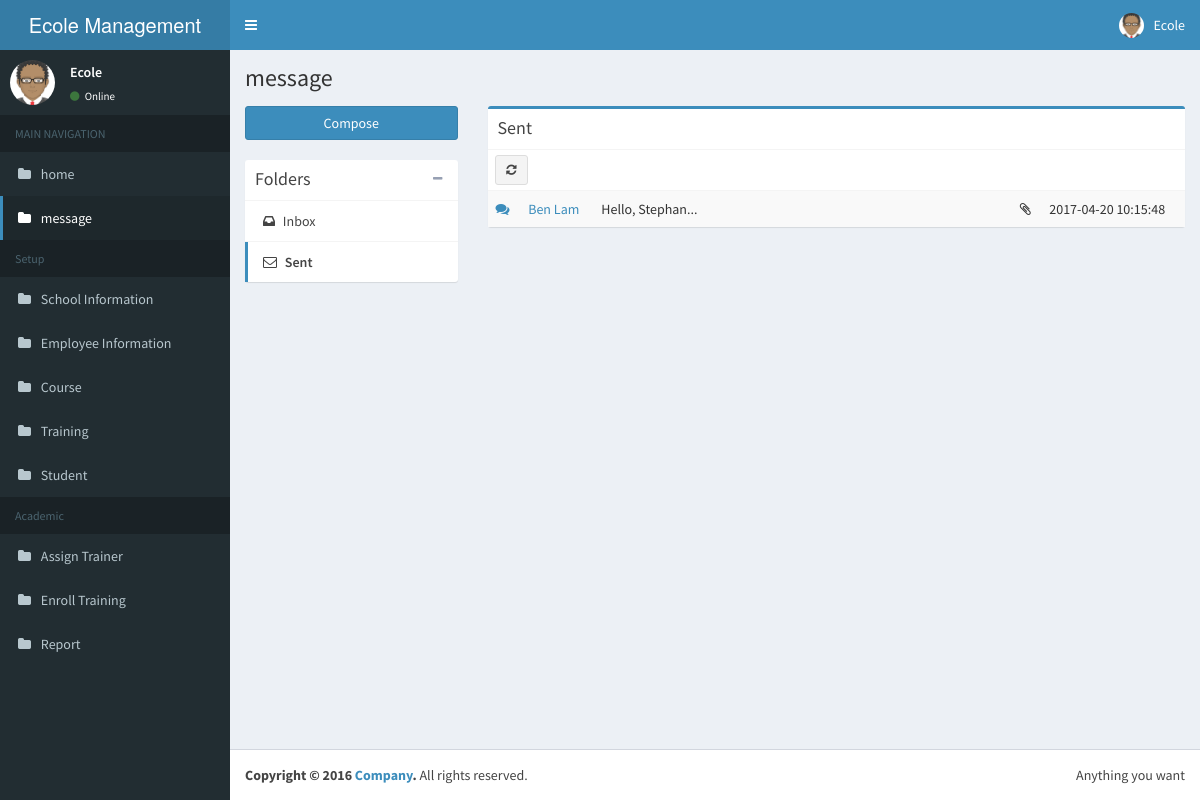
The app's page /stmanager/views/navigation/message_send.php (signed in) with its own data.
### tables this page shows
CREATE TABLE `employee` (
  `_id` bigint(20) NOT NULL AUTO_INCREMENT,
  `emp_surname` varchar(30) DEFAULT NULL,
  `emp_name` varchar(30) DEFAULT NULL,
  `emp_connum` varchar(30) DEFAULT NULL,
  `emp_gender` tinyint(1) DEFAULT NULL,
  `emp_birth` date DEFAULT NULL,
  `emp_img` varchar(30) DEFAULT NULL,
  `emp_status` int(11) DEFAULT NULL,
  PRIMARY KEY (`_id`)
);

CREATE TABLE `message` (
  `_id` bigint(20) NOT NULL AUTO_INCREMENT,
  `msg_from` bigint(20) DEFAULT NULL,
  `msg_to` bigint(20) DEFAULT NULL,
  `msg_title` varchar(30) DEFAULT NULL,
  `msg_note` text,
  `msg_from_type` int(11) DEFAULT NULL,
  `msg_to_type` int(11) DEFAULT NULL,
  `msg_date` datetime DEFAULT NULL,
  PRIMARY KEY (`_id`)
);

### stmanager/settings/settings.php (called while the page is built, shortened)
<?php
$cfg_homepageTitle = "Ecole Management System";
$cfg_database = "new";
$cfg_server = 'localhost';
$cfg_username = 'root';
$cfg_password = '';
?>

### model/db_abstractcrud.php (called while the page is built, shortened)
<?php
if(!class_exists("db_abstractcrud")) {
class db_abstractcrud
{
	var $conn;
	function db_abstractcrud()
	{
		include "../../settings/settings.php";
        $db_name = $cfg_database;
		$this->conn = mysqli_connect($cfg_server, $cfg_username, $cfg_password,$db_name) or die("Could not connect : " . mysqli_error());
		$this->conn->set_charset('utf8');
	}
	function getAllElement($tablename,$field='*',$orderby='_id',$where='')
	{
		$where_clause='';
		if ($where!='')
			$where_clause = "WHERE $where";
		$data = array();
		if($result = $this->conn->query("SELECT $field FROM $tablename $where_clause ORDER BY $orderby")) {
			while ($row = $result->fetch_array()) {
				$data[] = $row;
			}
		}
		return $data;
	}
	function idToFields($tablename,$id,$orderby='_id')
	{
		$result = $this->conn->query("SELECT * FROM $tablename WHERE _id=\"$id\" ORDER BY $orderby");
		$row = mysqli_fetch_assoc($result);
		if (mysqli_num_rows($result)>0) return $row;
		else return false;
	}
}
}
?>

### stmanager/controller/special/common.php (called while the page is built, shortened)
<?php
class common
{
    var $dbuser,$dbemployee,$dbstudent;
    function __construct(){
        require_once("../../model/db_employee.php");
        $this->dbemployee = new db_employee();
    }
    public function getByEmpId($id){
        return $this->dbemployee->getById($id);
    }
}

### stmanager/model/db_employee.php (called while the page is built, shortened)
<?php
class db_employee
{
    var $dbcrud;
    var $dbuser;
    var $table;
    var $userType;
    function db_employee()
    {
        include_once('db_abstractcrud.php');
        include_once('db_user.php');
        $this->dbcrud = new db_abstractcrud();
        $this->dbuser = new dbo_user();
        $this->table = 'employee';
        $this->userType = 0;
    }
    function getById($id){
        $now = $ps = array();
        if(!$now = $this->dbcrud->idToFields($this->table,$id))
            return false;
        if(!$ps = $this->dbuser->getByPs($now['_id'],$this->userType))
            return false;
        $now['user_name'] = $ps['user_name'];
        $now['user_email'] = $ps['user_email'];
        $now['user_password'] = $ps['user_password'];
        return $now;
    }
}

### stmanager/model/db_user.php (called while the page is built, shortened)
<?php
class dbo_user
{
    var $dbcrud;
    var $table;
    function dbo_user()
    {
        include_once('db_abstractcrud.php');
        $this->dbcrud = new db_abstractcrud();
        $this->table = 'user';
    }
    public function getByPs($ps_id,$type = false){
        $where = '';
        if($type) {
            $where = "ps_id = '$ps_id' and user_type = '$type'";
        }else{
            $where = "ps_id = '$ps_id'";
        }
        $list = $this->dbcrud->getAllElement($this->table,'*','_id',$where);
        if(count($list) >0)
            return $list[0];
        return false;
    }
    public function getById($id){
        return $this->dbcrud->idToFields($this->table,$id);
    }
}
?>

### stmanager/controller/navigation/message.php (called while the page is built, shortened)
<?php
class message
{
    var $dbmessage;
    var $myId;
    function __construct(){
        require_once "../../model/db_user.php";
        require_once "../../model/db_message.php";
        $this->dbmessage = new db_message();
        $this->myId = $_SESSION['userId'];
    }
    public function getSenderMessage(){
        return $this->dbmessage->getSenderMessage($this->myId);
    }
}

### stmanager/model/db_message.php (called while the page is built, shortened)
<?php
class db_message
{
    var $dbcrud;
    var $dbuser;
    var $table;
    var $dbstudent;
    var $dbemployee;
    var $dbattachment;
    function db_message()
    {
        require_once "db_abstractcrud.php";
        require_once "db_user.php";
        require_once "db_student.php";
        require_once "db_employee.php";
        require_once "db_attachment.php";
        $this->dbcrud = new db_abstractcrud();
        $this->dbuser = new dbo_user();
        $this->dbstudent = new db_student();
        $this->dbemployee = new db_employee();
        $this->dbattachment = new db_attachment();
        $this->table = 'message';
    }
    public function getSenderMessage($user_id){
        $where = "msg_from = '$user_id'";
        $list = $this->dbcrud->getAllElement($this->table,'*','msg_date',$where);
        for($i=0;$i<count($list);$i++){
            $now = $list[$i];
            $list[$i]['attachment'] = $this->dbattachment->getByMsg($now['_id']);
            if($now['msg_to_type'] == 1){
                $user = $this->dbuser->getById($now['msg_to']);
                $ps = $this->dbstudent->getById($user['ps_id']);
                $list[$i]['ps_name'] = $ps['stu_name'].' '.$ps['stu_surname'];
            }else{
                $user = $this->dbuser->getById($now['msg_to']);
                $ps = $this->dbemployee->getById($user['ps_id']);
                $list[$i]['ps_name'] = $ps['emp_name'].' '.$ps['emp_surname'];
            }
        }
        return $list;
    }
}

### stmanager/model/db_attachment.php (called while the page is built, shortened)
<?php
class db_attachment
{
    var $dbcrud;
    var $table;
    function db_attachment() {
        include_once('db_abstractcrud.php');
        $this->dbcrud = new db_abstractcrud();
        $this->table = 'attachment';
    }
    public function getByMsg($id){
        $list = $this->dbcrud->getAllElement($this->table,'*','_id',"msg_id = '$id'");
        if(count($list) != 0)
            return $list[0]['atch_url'];
        return '';
    }
}

### stmanager/views/navigation/message_send.php (the view, shortened to what this page needs)
<?php
include "../main/header.php";
require_once "../../controller/navigation/message.php";
$vc = new message();
$list = $vc->getSenderMessage();
?>
<section class="content">
    <div class="row">
        <div class="col-md-3">
            <a href="message_entry.php" class="btn btn-primary btn-block margin-bottom">Compose</a>
            <div class="box box-solid">
                <div class="box-header with-border">
                    <h3 class="box-title">Folders</h3>
                    <div class="box-tools">
                        <button type="button" class="btn btn-box-tool" data-widget="collapse"><i class="fa fa-minus"></i>
                        </button>
                    </div>
                </div>
                <div class="box-body no-padding">
                    <ul class="nav nav-pills nav-stacked">
                        <ul class="nav nav-pills nav-stacked">
                            <li><a href="message.php"><i class="fa fa-inbox"></i> Inbox
                                </a></li>
                            <li class="active"><a href="message_send.php"><i class="fa fa-envelope-o"></i> Sent </a></li>
                        </ul>
                    </ul>
                </div>
            </div>
        </div>
        <div class="col-md-9">
            <div class="box box-primary">
                <div class="box-header with-border">
                    <h3 class="box-title">Sent</h3>
                </div>
                <div class="box-body no-padding">
                    <div class="mailbox-controls">
                        <a href="message_send.php"><button type="button" class="btn btn-default btn-sm"><i class="fa fa-refresh"></i></button></a>
                    </div>
                    <div class="table-responsive mailbox-messages">
                        <table class="table table-hover table-striped">
                            <tbody>
                            <?php for($i=0;$i<count($list);$i++){ $now = $list[$i]; ?>
                            <tr>
                                <td class="mailbox-star"><a href="message_read.php?msg_id=<?php echo $now['_id']; ?>"><i class="fa  fa-comments"></i> </a></td>
                                <td class="mailbox-name"><a href="message_read.php?msg_id=<?php echo $now['_id']; ?>"><?php echo $now['ps_name']; ?></a></td>
                                <td class="mailbox-subject" width="60%"><?php echo substr($now['msg_title'],0,15).'...'; ?>
                                </td>
                                <td class="mailbox-attachment"><?php if($now['attachment'] != '') echo '<i class="fa fa-paperclip"></i>'; ?></td>
                                <td class="mailbox-subject"><?php echo  $now['msg_date']; ?>
                                </td>
                            </tr>
                            <?php } ?>
                            </tbody>
                        </table>
                    </div>
                </div>
            </div>
        </div>
    </div>
</section>
<?php
include "../main/footer.php";
?>

### stmanager/views/main/header.php (shortened to what this page needs)
<?php
include "../../settings/settings.php";
require_once "../../controller/special/common.php";
$vc = new common();
$emp_now = array();
$nowImg = $nowName = '';
$ps_id = $_SESSION['psId'];
if($_SESSION['userType'] == 0) {
    if (!$emp_now = $vc->getByEmpId($ps_id)) {
        echo 'Serve Not Found';
        exit();
    }
    $nowImg = $emp_now['emp_img'];
    $nowName = $emp_now['emp_name'];
}
?>
<!DOCTYPE html>
<html>
<head>
    <link rel="stylesheet" href="../../resource/bootstrap/css/bootstrap.min.css">
    <link rel="stylesheet" href="https://cdnjs.cloudflare.com/ajax/libs/font-awesome/4.5.0/css/font-awesome.min.css">
    <link rel="stylesheet" href="https://cdnjs.cloudflare.com/ajax/libs/ionicons/2.0.1/css/ionicons.min.css">
    <link rel="stylesheet" href="../../resource/dist/css/AdminLTE.min.css">
    <link rel="stylesheet" href="../../resource/dist/css/skins/skin-blue.min.css">
    <link rel="stylesheet" href="../../resource/plugins/bootstrap-wysihtml5/bootstrap3-wysihtml5.min.css">
    <link rel="stylesheet" href="../../resource/plugins/datatables/dataTables.bootstrap.css">
</head>
<body class="hold-transition skin-blue sidebar-mini">
<div class="wrapper">
    <header class="main-header">
        <a href="index2.html" class="logo">
            <span class="logo-lg"><?php echo $cfg_homepageTitle; ?></span>
        </a>
        <nav class="navbar navbar-static-top" role="navigation">
            <a href="#" class="sidebar-toggle" data-toggle="offcanvas" role="button">
            </a>
            <div class="navbar-custom-menu">
                <ul class="nav navbar-nav">
                    <li class="dropdown user user-menu">
                        <a href="#" class="dropdown-toggle" data-toggle="dropdown">
                            <img src="<?php echo RES_PATH.$nowImg;?>" class="user-image" alt="User Image">
                            <span class="hidden-xs"><?php echo $nowName;?></span>
                        </a>
                    </li>
                </ul>
            </div>
        </nav>
    </header>
    <aside class="main-sidebar">
        <section class="sidebar">
            <div class="user-panel">
                <div class="pull-left image">
                    <img src="<?php echo RES_PATH.$nowImg;?>" class="img-circle" alt="User Image">
                </div>
                <div class="pull-left info">
                    <p><?php echo $nowName;?></p>
                    <a href="#"><i class="fa fa-circle text-success"></i> Online</a>
                </div>
            </div>
            <?php
                $urltmp =  explode('/', $_SERVER['REQUEST_URI']);
                $titleTemp = $urltmp[count($urltmp)-1];
                $subUrl = explode('?', $titleTemp);
                $subUrl = explode('.', $subUrl[0]);
                $subUrl = explode('_', $subUrl[0]);
                $nowTitle = $subUrl[0];
                $header_info = array('MAIN NAVIGATION'=>array('home'=>array('url'=>'../navigation/home.php'),
                                                              'message'=>array('url'=>'../navigation/message.php')),
                                     'Setup'=>array('School Information'=>array('url'=>'../setup/SchoolInformation.php'),
                                                    'Employee Information'=>array('url'=>'../setup/EmployeeInformation.php'),
                                                    'Course'=>array('url'=>'../setup/Course.php'),
                                                    'Training'=>array('url'=>'../setup/Training.php'),
                                                    'Student'=>array('url'=>'../setup/Student.php')),
                                     'Academic'=>array('Assign Trainer'=>array('url'=>'../academic/AssignTrainer.php'),
                                                        'Enroll Training'=>array('url'=>'../academic/EnrollTraining.php'),
                                                        'Report'=>array('url'=>'../academic/Report.php')));
            ?>
            <ul class="sidebar-menu">
            <?php foreach ($header_info as $mainKey => $headerMain) {?>
                <li class="header"><?php echo $mainKey; ?></li>
                <?php foreach($headerMain as $subKey=>$headerSub){
                    if(strtolower($subKey) == strtolower($nowTitle)){
                        $nowTitle = $subKey;
                        echo '<li class="active"><a href="'.$headerSub['url'].'"><i class="fa fa-folder"></i> <span>'.$subKey.'</span></a></li>';
                    }else{
                        echo '<li><a href="'.$headerSub['url'].'"><i class="fa fa-folder"></i> <span>'.$subKey.'</span></a></li>';
                    }
                }?>
            <?php }?>
            </ul>
        </section>
    </aside>
    <div class="content-wrapper">
    <section class="content-header">
        <h1>
            <?php echo $nowTitle; ?>
        </h1>
    </section>

### records on screen
employee: emp_img (placeholder picture), emp_name "Ecole"
message: ps_name "Ben Lam", msg_title "Hello, Stephan", msg_date "2017-04-20 10:15:48"

### other values on screen
$cfg_homepageTitle "Ecole Management…"
$mainKey "MAIN NAVIGATION"
$subKey "home"
$subKey "message"
$mainKey "Setup"
$subKey "School Information"
$subKey "Employee Information"
$subKey "Course"
$subKey "Training"
$subKey "Student"
$mainKey "Academic"
$subKey "Assign Trainer"
$subKey "Enroll Training"
$subKey "Report"
$nowTitle "message"
